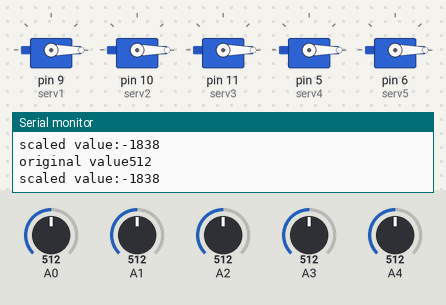
Recording of a sketch running on a simulated Arduino Uno, built with avr-gcc and run on an emulated ATmega328P. On the bench: 5 × servo, the last lines printed to the serial monitor. Inputs (shaded band) come from the test bench; at power-on: A0 = 512, A1 = 512, A2 = 512, A3 = 512, A4 = 512.

Above: at 1.2 s.
1.3 s: A0 set to 30
At 1.7 s:
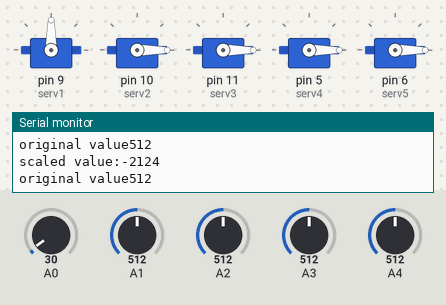
2.9 s: A1 set to 30
At 3.9 s:
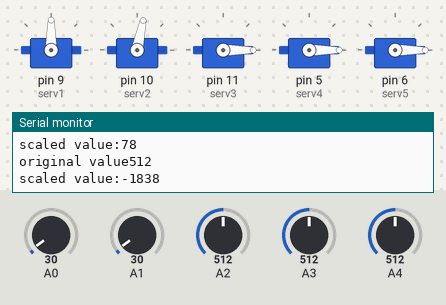
4.4 s: A2 set to 30
At 5.7 s:
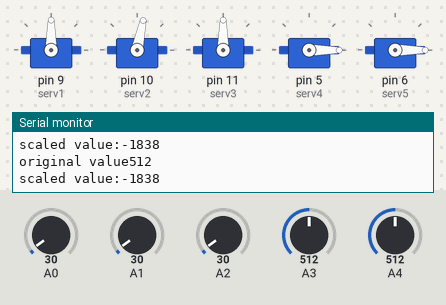
6.0 s: A3 set to 30
At 6.9 s:
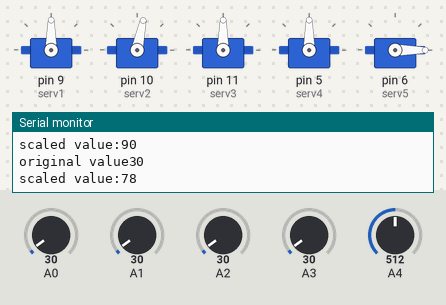
7.6 s: A4 set to 30
At 8.5 s:
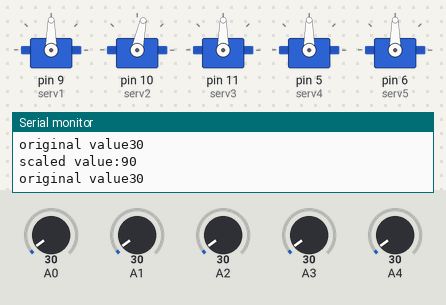
9.1 s: A3 set to 306
At 10.3 s:
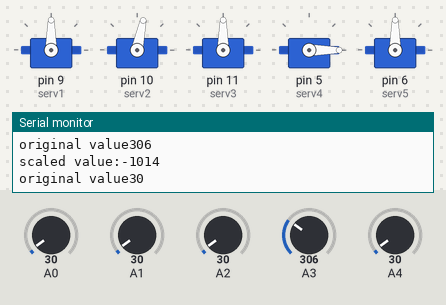
Timing chart, 0 to 11.7 s (numbered marks = the images above; inputs shaded):
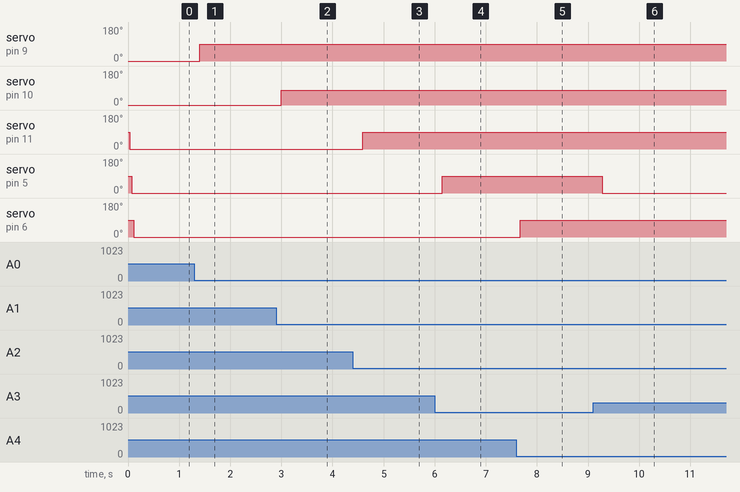

Measured:
- after the input at 1.3 s, servo on pin 9 (serv1): 0° → 90° after 0.10 s
- after the input at 2.9 s, servo on pin 10 (serv2): 0° → 78° after 0.10 s
- after the input at 4.4 s, servo on pin 11 (serv3): 0° → 90° after 0.19 s
- after the input at 6.0 s, servo on pin 5 (serv4): 0° → 90° after 0.15 s
- after the input at 7.6 s, servo on pin 6 (serv5): 0° → 90° after 0.07 s
- after the input at 9.1 s, servo on pin 5 (serv4): 90° → 0° after 0.18 s

The sketch:

robo_hand.ino
```cpp
#include <Servo.h>
Servo serv1;
Servo serv2;
Servo serv3;
Servo serv4;
Servo serv5;
int index;
void setup () {
Serial.begin (9600);
serv1.attach (9);
serv2.attach (10);
serv3.attach (11);
serv4.attach (5);
serv5.attach (6);
// We attack the servant to pin 9
}
void loop () {
index = analogRead (A0);
Serial.print ("original value");
Serial.println (index);
index = map (index, 50, 10, 10, 170);
serv1.write (index);
Serial.print ("scaled value:");
Serial.println (index);
// We print the original value of the sensor and then modified by the map command

index = analogRead (A1);
Serial.print ("original value");
Serial.println (index);
index = map (index, 45, 10, 10, 170);
serv2.write (index);
Serial.print ("scaled value:");
Serial.println (index);
// We print the original value of the sensor and then modified by the map command

index = analogRead (A2);
Serial.print ("original value");
Serial.println (index);
index = map (index, 50, 10, 10, 170);
serv3.write (index);
Serial.print ("scaled value:");
Serial.println (index);
// We print the original value of the sensor and then modified by the map command

index = analogRead (A3);
Serial.print ("original value");
Serial.println (index);
index = map (index, 50, 10, 10, 170);
serv4.write (index);
Serial.print ("scaled value:");
Serial.println (index);
// We print the original value of the sensor and then modified by the map command

index = analogRead (A4);
Serial.print ("original value");
Serial.println (index);
index = map (index, 50, 10, 10, 170);
serv5.write (index);
Serial.print ("scaled value:");
Serial.println (index);
// We print the original value of the sensor and then modified by the map command
delay(50);
}
```
